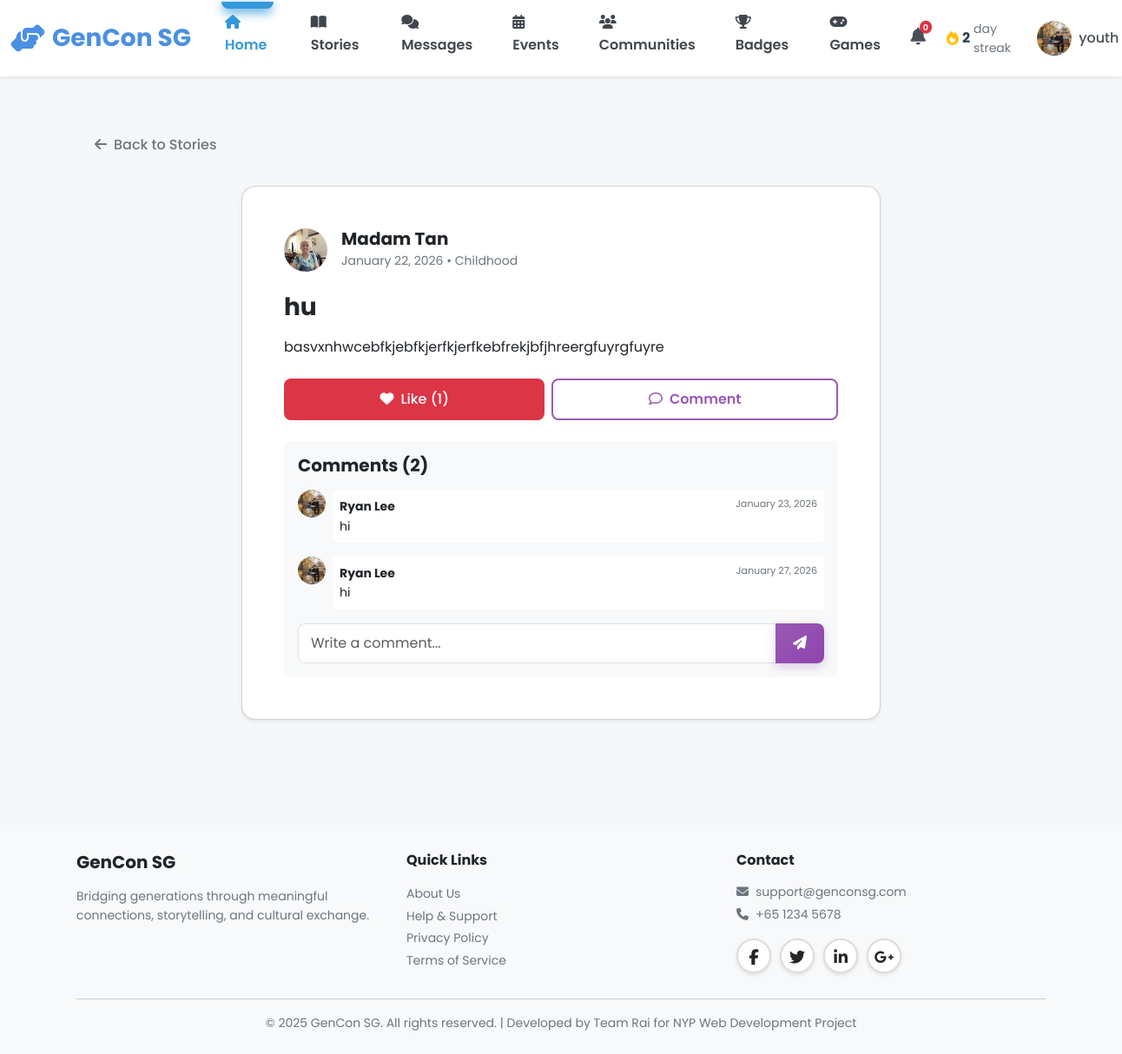
Screenshot of /youth/story/1 (signed in) with the database file from the repository.
### models.py (models this page shows, shortened)
class User(db.Model):
    __tablename__ = 'users'
    id = db.Column(db.Integer, primary_key=True)
    username = db.Column(db.String(80), unique=True, nullable=False, index=True)
    password_hash = db.Column(db.String(255), nullable=False)
    email = db.Column(db.String(120), unique=True, nullable=False, index=True)
    full_name = db.Column(db.String(120), nullable=False)
    phone = db.Column(db.String(20))
    age = db.Column(db.Integer, nullable=False)
    bio = db.Column(db.Text)  # User biography
    school = db.Column(db.String(255))  # School or organization for youth
    role = db.Column(db.String(20), nullable=False)  # 'senior', 'youth', or 'admin'
    elo = db.Column(db.Integer, default=1200) # Default ELO rating
    profile_picture = db.Column(db.String(255), default='images/default-avatar.png')
    disable_reason = db.Column(db.Text)
    interests_json = db.Column(db.Text)  # Stores interests as JSON array
    languages_json = db.Column(db.Text)  # Stores languages as JSON array
    accessibility_settings_json = db.Column(db.Text)  # Stores settings as JSON object
    created_at = db.Column(db.DateTime, default=datetime.utcnow, nullable=False)
    last_active = db.Column(db.DateTime, default=datetime.utcnow, nullable=False)
    is_active = db.Column(db.Boolean, default=True)
    stories = db.relationship('Story', back_populates='user', lazy='dynamic')
    sent_messages = db.relationship('Message', foreign_keys='Message.sender_id',
                                   back_populates='sender', lazy='dynamic')
    received_messages = db.relationship('Message', foreign_keys='Message.recipient_id',
                                       back_populates='recipient', lazy='dynamic')
    senior_pairs = db.relationship('Pair', foreign_keys='Pair.senior_id',
                                   back_populates='senior', lazy='dynamic')
    youth_pairs = db.relationship('Pair', foreign_keys='Pair.youth_id',
                                 back_populates='youth', lazy='dynamic')
    streak = db.relationship('Streak', back_populates='user', uselist=False)
    badges = db.relationship('Badge', back_populates='user', lazy='dynamic')
    checkins = db.relationship('Checkin', back_populates='user', lazy='dynamic')
    @property
    def interests(self):
        """Get interests as Python list from JSON string."""
        if self.interests_json:
            return json.loads(self.interests_json)
        return []
    @interests.setter
    def interests(self, value):
        """Set interests from Python list, store as JSON string."""
        self.interests_json = json.dumps(value)
    @property
    def languages(self):
        """Get languages as Python list from JSON string."""
        if self.languages_json:
            return json.loads(self.languages_json)
        return []
    @languages.setter
    def languages(self, value):
        """Set languages from Python list, store as JSON string."""
        self.languages_json = json.dumps(value)
    @property
    def accessibility_settings(self):
        """Get accessibility settings as Python dict from JSON string."""
        if self.accessibility_settings_json:
            return json.loads(self.accessibility_settings_json)
        return {}

class Story(db.Model):
    __tablename__ = 'stories'
    id = db.Column(db.Integer, primary_key=True)
    user_id = db.Column(db.Integer, db.ForeignKey('users.id'), nullable=False, index=True)
    title = db.Column(db.String(200), nullable=False)
    content = db.Column(db.Text, nullable=False)
    category = db.Column(db.String(50), nullable=False)  # 5 categories
    photo_url = db.Column(db.String(255))  # Optional photo
    audio_url = db.Column(db.String(255))  # Optional voice recording
    created_at = db.Column(db.DateTime, default=datetime.utcnow, nullable=False, index=True)
    updated_at = db.Column(db.DateTime, default=datetime.utcnow, onupdate=datetime.utcnow)
    user = db.relationship('User', back_populates='stories')
    reactions = db.relationship('StoryReaction', back_populates='story',
                               lazy='dynamic', cascade='all, delete-orphan')
    comments = db.relationship('StoryComment', back_populates='story',
                              lazy='dynamic', cascade='all, delete-orphan')

class StoryComment(db.Model):
    __tablename__ = 'story_comments'
    id = db.Column(db.Integer, primary_key=True)
    story_id = db.Column(db.Integer, db.ForeignKey('stories.id'), nullable=False, index=True)
    user_id = db.Column(db.Integer, db.ForeignKey('users.id'), nullable=False, index=True)
    content = db.Column(db.Text, nullable=False)
    created_at = db.Column(db.DateTime, default=datetime.utcnow, nullable=False)
    story = db.relationship('Story', back_populates='comments')
    user = db.relationship('User')

### blueprints/youth.py (the view)
@youth_bp.route('/story/<int:story_id>')
@login_required
def story_detail(story_id):
    story = Story.query.get_or_404(story_id)
    return render_template('youth/story_detail.html', story=story)

### app.py (called while the page is built)
@app.context_processor
def inject_user():
    user_streak = 0
    if 'user_id' in session:
        from models import Streak
        streak = Streak.query.filter_by(user_id=session['user_id']).first()
        if streak:
            user_streak = streak.current_streak
    return dict(session=session, user_streak=user_streak)

@app.after_request
def add_security_headers(response):
    csp = (
        "default-src 'self'; "
        "script-src 'self' 'unsafe-inline' 'unsafe-eval' blob: https://cdn.jsdelivr.net https://cdnjs.cloudflare.com; "
        "style-src 'self' 'unsafe-inline' https://cdn.jsdelivr.net https://cdnjs.cloudflare.com https://fonts.googleapis.com; "
        "font-src 'self' https://cdnjs.cloudflare.com https://fonts.gstatic.com; "
        "img-src 'self' data: blob: https:; "
        "connect-src 'self' ws: wss: https://cdn.jsdelivr.net https://cdnjs.cloudflare.com; "
        "worker-src 'self' blob:;"
    )
    response.headers['Content-Security-Policy'] = csp
    return response

@app.template_filter('timeago')
def timeago_filter(date):
    from datetime import datetime
    now = datetime.utcnow()
    diff = now - date
    seconds = diff.total_seconds()
    if seconds < 60:
        return 'Just now'
    elif seconds < 3600:
        minutes = int(seconds / 60)
        return f'{minutes} minute{"s" if minutes != 1 else ""} ago'
    elif seconds < 86400:
        hours = int(seconds / 3600)
        return f'{hours} hour{"s" if hours != 1 else ""} ago'
    elif seconds < 604800:
        days = int(seconds / 86400)
        return f'{days} day{"s" if days != 1 else ""} ago'
    else:
        return (date + timedelta(hours=8)).strftime('%B %d, %Y')

@app.template_filter('fix_pfp')
def fix_pfp_filter(path):
    if not path:
        return 'images/default-avatar.png'
    if path.startswith('images/'):
        return path
    if path.startswith('http'):
        return path
    return f'images/{path}'

### blueprints/youth.py (called while the page is built)
def login_required(f):
    @wraps(f)
    def decorated_function(*args, **kwargs):
        if 'user_id' not in session:
            flash('Please login to access this page', 'warning')
            return redirect(url_for('auth.login', role='youth'))
        if session.get('role') != 'youth':
            flash('Access denied. Youth account required.', 'danger')
            return redirect(url_for('index'))
        return f(*args, **kwargs)
    return decorated_function

### templates/youth/story_detail.html (shortened to what this page needs)
{% extends "base.html" %}
{% block body_class %}youth-dashboard{% endblock %}
{% block content %}
<div class="container py-4">
    <div class="mb-4">
        <a href="{{ url_for('youth.story_feed') }}" class="btn btn-outline-secondary">
            <i class="fas fa-arrow-left me-2"></i>Back to Stories
        </a>
    </div>
    <div class="row justify-content-center">
        <div class="col-lg-8">
            <div class="card shadow-sm">
                <div class="card-body p-4">
                    <div class="d-flex align-items-center mb-4">
                        <a href="{{ url_for('youth.public_profile', user_id=story.user.id) }}">
                            <img src="{{ url_for('static', filename=story.user.profile_picture|fix_pfp) }}" class="rounded-circle me-3" style="width: 50px; height: 50px; object-fit: cover;">
                        </a>
                        <div>
                            <a href="{{ url_for('youth.public_profile', user_id=story.user.id) }}" class="text-decoration-none text-dark">
                                <h5 class="mb-0 fw-bold">{{ story.user.full_name }}</h5>
                            </a>
                            <small class="text-muted">{{ story.created_at|timeago }} • {{ story.category }}</small>
                        </div>
                    </div>
                    <h2 class="h3 fw-bold mb-3">{{ story.title }}</h2>
                    <div class="card-text mb-4" style="white-space: pre-line;">{{ story.content }}</div>
                    <div class="d-flex gap-2 mb-4">
                        {% set user_liked = story.reactions.filter_by(user_id=session.user_id, reaction_type='heart').first() is not none %}
                        <button class="btn {{ 'btn-danger' if user_liked else 'btn-outline-danger' }} flex-grow-1" onclick="reactToStory({{ story.id }}, 'heart')">
                            <i class="{{ 'fas' if user_liked else 'far' }} fa-heart me-2"></i>Like ({{ story.reactions.count() }})
                        </button>
                        <button class="btn btn-outline-primary flex-grow-1" onclick="document.getElementById('commentInput').focus()">
                            <i class="far fa-comment me-2"></i>Comment
                        </button>
                    </div>
                    <div class="bg-light p-3 rounded">
                        <h5 class="mb-3">Comments ({{ story.comments.count() }})</h5>
                        <div class="comments-list mb-3">
                            {% for comment in story.comments %}
                            <div class="d-flex mb-3">
                                <img src="{{ url_for('static', filename=comment.user.profile_picture|fix_pfp) }}" class="rounded-circle me-2" style="width: 32px; height: 32px; object-fit: cover;">
                                <div class="bg-white p-2 rounded w-100">
                                    <div class="d-flex justify-content-between">
                                        <strong class="small">{{ comment.user.full_name }}</strong>
                                        <small class="text-muted" style="font-size: 0.7rem;">{{ comment.created_at|timeago }}</small>
                                    </div>
                                    <p class="mb-0 small">{{ comment.content }}</p>
                                </div>
                            </div>
                            {% endfor %}
                        </div>
                        <form onsubmit="postComment(event, {{ story.id }})">
                            <div class="input-group">
                                <input type="text" id="commentInput" class="form-control" placeholder="Write a comment..." required>
                                <button class="btn btn-primary" type="submit">
                                    <i class="fas fa-paper-plane"></i>
                                </button>
                            </div>
                        </form>
                    </div>
                </div>
            </div>
        </div>
    </div>
</div>
{% endblock %}

### static/css/main.css (style rules this page uses)
:root { --primary-color: #4A90E2; --primary-hover: #357ABD; --secondary-color: #7B68EE; --success-color: #28A745; --warning-color: #FFC107; --danger-color: #DC3545; --info-color: #17A2B8; --senior-primary: #E67E22; --senior-secondary: #2ECC71; --senior-accent: #F39C12; --youth-primary: #9B59B6; --youth-secondary: #3498DB; --youth-accent: #E74C3C; --admin-primary: #34495E; --admin-secondary: #16A085; --admin-accent: #E67E22; --white: #FFFFFF; --black: #000000; --gray-100: #F8F9FA; --gray-200: #E9ECEF; --gray-300: #DEE2E6; --gray-400: #CED4DA; --gray-500: #ADB5BD; --gray-600: #6C757D; --gray-700: #495057; --gray-800: #343A40; --gray-900: #212529; --font-family: 'Poppins', -apple-system, BlinkMacSystemFont, 'Segoe UI', sans-serif; --font-size-base: 16px; --font-size-sm: 14px; --font-size-lg: 18px; --font-size-xl: 20px; --font-size-xxl: 24px; --font-weight-light: 300; --font-weight-normal: 400; --font-weight-medium: 500; --font-weight-semibold: 600; --font-weight-bold: 700; --spacing-xs: 0.25rem; --spacing-sm: 0.5rem; --spacing-md: 1rem; --spacing-lg: 1.5rem; --spacing-xl: 2rem; --spacing-xxl: 3rem; --border-radius-sm: 0.25rem; --border-radius-md: 0.5rem; --border-radius-lg: 1rem; --border-radius-xl: 1.5rem; --border-radius-pill: 50rem; --shadow-sm: 0 1px 2px rgba(0, 0, 0, 0.05); --shadow-md: 0 4px 6px rgba(0, 0, 0, 0.1); --shadow-lg: 0 10px 15px rgba(0, 0, 0, 0.15); --shadow-xl: 0 20px 25px rgba(0, 0, 0, 0.2); --transition-fast: 150ms ease-in-out; --transition-base: 300ms ease-in-out; --transition-slow: 500ms ease-in-out; --z-dropdown: 1000; --z-sticky: 1020; --z-fixed: 1030; --z-modal-backdrop: 1040; --z-modal: 1050; --z-popover: 1060; --z-tooltip: 1070; }
* { margin: 0; padding: 0; box-sizing: border-box; }
a { text-decoration: none; color: inherit; transition: color var(--transition-fast); }
img { max-width: 100%; height: auto; display: block; }
body { font-family: var(--font-family); font-size: var(--font-size-base); font-weight: var(--font-weight-normal); line-height: 1.6; color: var(--gray-900); background-color: var(--gray-100); overflow-x: hidden; }
h1, h2, h3, h4, h5, h6 { font-weight: var(--font-weight-bold); line-height: 1.2; margin-bottom: var(--spacing-md); color: var(--gray-900); }
h2 { font-size: 2rem; }
h5 { font-size: 1.25rem; }
p { margin-bottom: var(--spacing-md); }
.text-muted { color: var(--gray-600) !important; }
.btn { display: inline-block; font-weight: var(--font-weight-medium); text-align: center; white-space: nowrap; vertical-align: middle; user-select: none; border: 1px solid transparent; padding: 0.625rem 1.25rem; font-size: var(--font-size-base); line-height: 1.5; border-radius: var(--border-radius-md); transition: all var(--transition-base); cursor: pointer; }
.btn-primary { background-color: var(--primary-color); color: var(--white); border-color: var(--primary-color); }
.btn-danger { background-color: var(--danger-color); color: var(--white); }
.btn-outline-primary { color: var(--primary-color); border-color: var(--primary-color); background-color: transparent; }
.card { background-color: var(--white); border-radius: var(--border-radius-lg); box-shadow: var(--shadow-md); padding: var(--spacing-lg); margin-bottom: var(--spacing-lg); transition: all var(--transition-base); }
.card-body { padding: var(--spacing-md) 0; }
.form-control { display: block; width: 100%; padding: 0.625rem 0.875rem; font-size: var(--font-size-base); font-weight: var(--font-weight-normal); line-height: 1.5; color: var(--gray-900); background-color: var(--white); border: 1px solid var(--gray-300); border-radius: var(--border-radius-md); transition: border-color var(--transition-fast); }
.mb-3 { margin-bottom: var(--spacing-md); }
.mb-4 { margin-bottom: var(--spacing-lg); }
.p-2 { padding: var(--spacing-sm); }
.p-3 { padding: var(--spacing-md); }
.p-4 { padding: var(--spacing-lg); }
.d-flex { display: flex; }
.justify-content-center { justify-content: center; }
.justify-content-between { justify-content: space-between; }
.align-items-center { align-items: center; }
.gap-2 { gap: var(--spacing-sm); }
.fw-bold { font-weight: var(--font-weight-bold); }
.rounded { border-radius: var(--border-radius-md); }
.rounded-circle { border-radius: 50%; }
.shadow-sm { box-shadow: var(--shadow-sm); }

### rows the page displays
User: profile_picture (picture), user.full_name "Madam Tan"
Story: created_at "January 22, 2026", category "Childhood", title "hu", content "basvxnhwcebfkjebfkjerfkjerfkebfrekjbfjhreergfuyrgfuyre"
StoryComment: profile_picture (picture), user.full_name "Ryan Lee", created_at "January 23, 2026", content "hi"
StoryComment: profile_picture (picture), user.full_name "Ryan Lee", created_at "January 27, 2026", content "hi"

### other values shown
{{ user_streak|default(0) }} "2"
{{ session.username }} "youth"
{{ story.reactions.count() }} "1"
{{ story.comments.count() }} "2"
